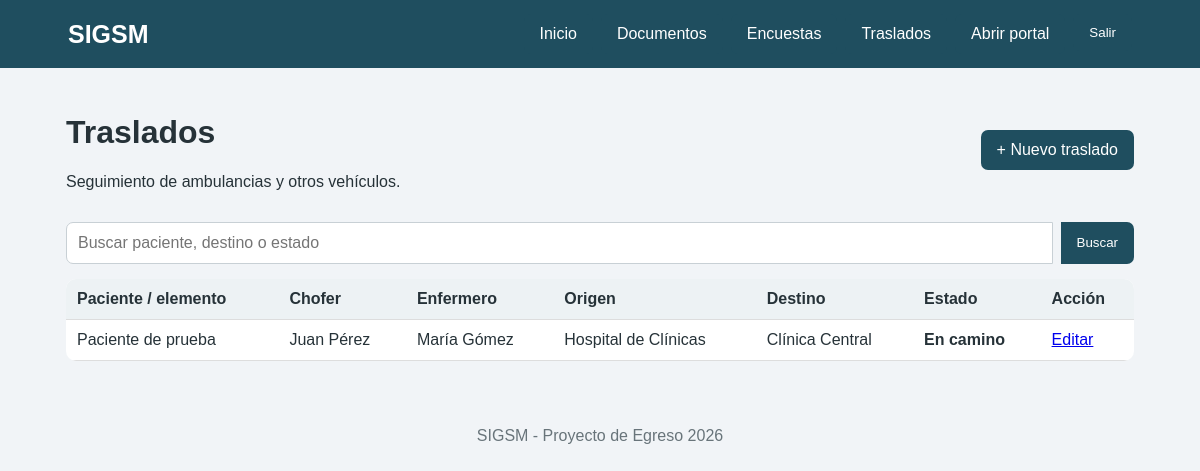
The app's page /presentacion/ambulancias.php (signed in) with its own data.
### tables this page shows
CREATE TABLE IF NOT EXISTS traslados (

    id INT AUTO_INCREMENT PRIMARY KEY,

    paciente VARCHAR(150) NOT NULL,

    chofer VARCHAR(100) NOT NULL,

    enfermero VARCHAR(100) NOT NULL,

    vehiculo VARCHAR(100),

    origen VARCHAR(150) NOT NULL,

    destino VARCHAR(150) NOT NULL,

    salida DATETIME NULL,

    llegada DATETIME NULL,

    estado VARCHAR(40) NOT NULL DEFAULT 'Solicitado',

    creado_en TIMESTAMP DEFAULT CURRENT_TIMESTAMP,

     
    CONSTRAINT chk_traslados_paciente
        CHECK (CHAR_LENGTH(TRIM(paciente)) >= 2),

    CONSTRAINT chk_traslados_chofer
        CHECK (CHAR_LENGTH(TRIM(chofer)) >= 2),

    CONSTRAINT chk_traslados_enfermero
        CHECK (CHAR_LENGTH(TRIM(enfermero)) >= 2),

    CONSTRAINT chk_traslados_origen
        CHECK (CHAR_LENGTH(TRIM(origen)) >= 2),

    CONSTRAINT chk_traslados_destino
        CHECK (CHAR_LENGTH(TRIM(destino)) >= 2),

    CONSTRAINT chk_traslados_vehiculo
        CHECK (
            vehiculo IS NULL
            OR CHAR_LENGTH(TRIM(vehiculo)) >= 2
        ),

     
    CONSTRAINT chk_traslados_estado
        CHECK (
            estado IN (
                'Solicitado',
                'En camino',
                'Realizado',
                'Cancelado'
            )
        ),

     
    CONSTRAINT chk_traslados_fechas
        CHECK (
            salida IS NULL
            OR llegada IS NULL
            OR llegada >= salida
        )

);

### logica/funciones.php (called while the page is built, shortened)
<?php
function limpiar($t) : string {
    return htmlspecialchars($t ?? '', ENT_QUOTES, 'UTF-8');
}

### presentacion/ambulancias.php (the view, shortened to what this page needs)
<?php
require_once __DIR__ . '/../logica/funciones.php';
require_once __DIR__ . '/../datos/conexion.php';
$q = trim($_GET['q'] ?? '');
if ($q) {
    $s = $pdo->prepare('SELECT * FROM traslados WHERE paciente LIKE ? OR destino LIKE ? OR estado LIKE ? ORDER BY id DESC');
    $s->execute(["%$q%", "%$q%", "%$q%"]);
} else {
    $s = $pdo->query('SELECT * FROM traslados ORDER BY id DESC');
}
$lista = $s->fetchAll(PDO::FETCH_ASSOC);
require __DIR__ . '/vistas/encabezado.php';
 ?>
<div class="cabecera">
    <div>
        <h1>
            Traslados
        </h1>
        <p>
            Seguimiento de ambulancias y otros vehículos.
        </p>
    </div>
    <a class="boton" href="nuevo_traslado.php"> + Nuevo traslado</a>
</div>
<form class="buscar">
    <input name="q" value="<?= limpiar($q) ?>" placeholder="Buscar paciente, destino o estado">
    <button>
        Buscar
    </button>
</form>
<div class="tabla-wrap">
    <table>
        <tr>
            <th>
                Paciente / elemento
            </th>
            <th>
                Chofer
            </th>
            <th>
                Enfermero
            </th>
            <th>
                Origen
            </th>
            <th>
                Destino
            </th>
            <th>
                Estado
            </th>
            <th>
                Acción
            </th>
        </tr>
        <?php
foreach ($lista as $x) :
 ?>
        <tr>
            <td>
                <?= limpiar($x['paciente']) ?>
            </td>
            <td>
                <?= limpiar($x['chofer']) ?>
            </td>
            <td>
                <?= limpiar($x['enfermero']) ?>
            </td>
            <td>
                <?= limpiar($x['origen']) ?>
            </td>
            <td>
                <?= limpiar($x['destino']) ?>
            </td>
            <td>
                <span class="estado"> <?= limpiar($x['estado']) ?></span>
            </td>
            <td>
                <a href="editar_traslado.php?id=<?= $x['id'] ?>"> Editar</a>
            </td>
        </tr>
        <?php
endforeach;
 ?>
    </table>
</div>
<?php
require __DIR__ . '/vistas/pie.php';
 ?>

### presentacion/css/estilo.css (style rules this page uses)
* { box-sizing: border-box; }
body { margin: 0; font-family: Arial,sans-serif; background: #f1f4f7; color: #263238; }
.cabecera { display: flex; justify-content: space-between; align-items: center; gap: 15px; margin-bottom: 15px; }
.boton, button { display: inline-block; background: #1f4e5f; color: white; border: 0; padding: 11px 16px; border-radius: 7px; text-decoration: none; cursor: pointer; }
form { display: flex; flex-direction: column; gap: 8px; }
input, select, textarea { width: 100%; padding: 11px; border: 1px solid #c8d0d5; border-radius: 6px; font: inherit; margin-bottom: 8px; }
.buscar { display: flex; flex-direction: row; margin-bottom: 15px; }
.buscar input { margin: 0; border-radius: 7px 0 0 7px; }
.buscar button { border-radius: 0 7px 7px 0; }
.tabla-wrap { overflow-x: auto; background: white; border-radius: 10px; }
table { width: 100%; border-collapse: collapse; }
th, td { padding: 11px; border-bottom: 1px solid #ddd; text-align: left; vertical-align: top; }
th { background: #edf2f4; }
.estado { font-weight: bold; }

### records on screen
traslados: paciente "Paciente de prueba", chofer "Juan Pérez", enfermero "María Gómez", origen "Hospital de Clínicas", destino "Clínica Central", estado "En camino"
